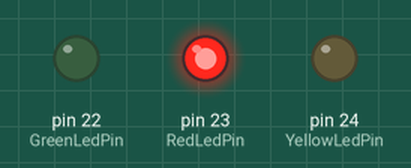
This sketch was run on a simulated Arduino Mega 2560, built with avr-gcc and run on an emulated ATmega2560. On the bench: output pins drawn as LEDs (lit = HIGH).

Above: at 0.5 s.
At 1.5 s:
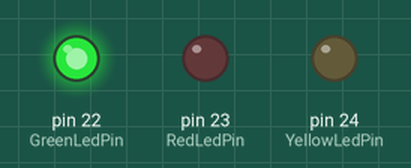
At 5.5 s:
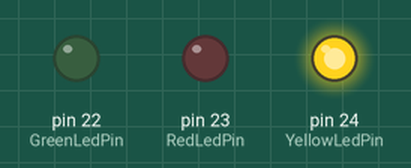
Timing chart, 0 to 6.9 s (numbered marks = the images above):
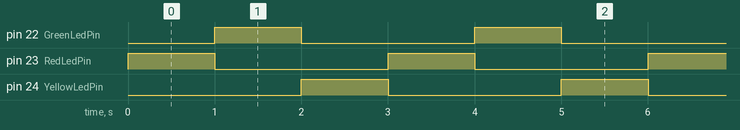

The sketch:

Arancino_3Led_seq.ino
```cpp
// Define the pins for the LEDs
const int RedLedPin = 23; // GPIO 23 (Pin D23 on Arancino Connector)
const int GreenLedPin = 22; // GPIO 22 (Pin D22 on Arancino Connector)
const int YellowLedPin = 24; // GPIO 24 (Pin D24 on Arancino Connector)

void setup() {
  // Initialize each LED pin as an output
  pinMode(RedLedPin, OUTPUT);
  pinMode(GreenLedPin, OUTPUT);
  pinMode(YellowLedPin, OUTPUT);

  // Ensure all LEDs are off initially
  digitalWrite(RedLedPin, LOW);
  digitalWrite(GreenLedPin, LOW);
  digitalWrite(YellowLedPin, LOW);

}

void loop() {
    digitalWrite(RedLedPin, HIGH);    // Turn on the red LED
    digitalWrite(GreenLedPin, LOW);   // Turn off the green LED
    digitalWrite(YellowLedPin, LOW);  // Turn off the yellow LED
    delay(1000);                      // wait 1 seconds

    digitalWrite(RedLedPin, LOW);     // Turn off the red LED
    digitalWrite(GreenLedPin, HIGH);  // Turn on the green LED
    digitalWrite(YellowLedPin, LOW);  // Turn off the yellow LED
    delay(1000);                      // wait 1 seconds

    digitalWrite(RedLedPin, LOW);     // Turn off the red LED
    digitalWrite(GreenLedPin, LOW);   // Turn off the green LED
    digitalWrite(YellowLedPin, HIGH); // Turn on the yellow LED
    delay(1000);                      // wait 1 seconds

}
```

Measured:
- by itself, pin 22 (GreenLedPin), pin 23 (RedLedPin), pin 24 (YellowLedPin): alternates HIGH for 1.0 s and LOW for 2.0 s
- by itself, everything shown: repeats every 3.0 s, in 3 steps
